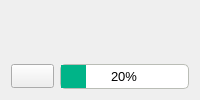
     <widget class="QFrame" name="progress_frame">
      <property name="frameShape">
       <enum>QFrame::Shape::NoFrame</enum>
      </property>
      <property name="frameShadow">
       <enum>QFrame::Shadow::Raised</enum>
      </property>
      <layout class="QGridLayout" name="gridLayout_7">
       <item row="2" column="3">
        <widget class="QLabel" name="progress_label">
         <property name="font">
          <font>
           <pointsize>10</pointsize>
          </font>
         </property>
         <property name="text">
          <string/>
         </property>
        </widget>
       </item>
       <item row="5" column="3">
        <widget class="QProgressBar" name="progressBar">
         <property name="font">
          <font>
           <pointsize>10</pointsize>
          </font>
         </property>
         <property name="styleSheet">
          <string notr="true">QProgressBar {
	border: 1px solid rgb(186, 189, 182);
    border-radius: 5px;
	text-align: center;
}
QProgressBar::chunk{
	background-color: rgb(0, 180, 136)
}</string>
         </property>
         <property name="value">
          <number>20</number>
         </property>
         <property name="invertedAppearance">
          <bool>false</bool>
         </property>
        </widget>
       </item>
       <item row="5" column="0">
        <widget class="QPushButton" name="cancelButton">
         <property name="minimumSize">
          <size>
           <width>0</width>
           <height>24</height>
          </size>
         </property>
         <property name="font">
          <font>
           <pointsize>10</pointsize>
          </font>
         </property>
         <property name="toolTip">
          <string>Cancel process</string>
         </property>
         <property name="text">
          <string/>
         </property>
         <property name="icon">
          <iconset resource="../Icons/icons.qrc">
           <normaloff>:/Icons/icons/delete.png</normaloff>:/Icons/icons/delete.png</iconset>
         </property>
        </widget>
       </item>
      </layout>
     </widget>
